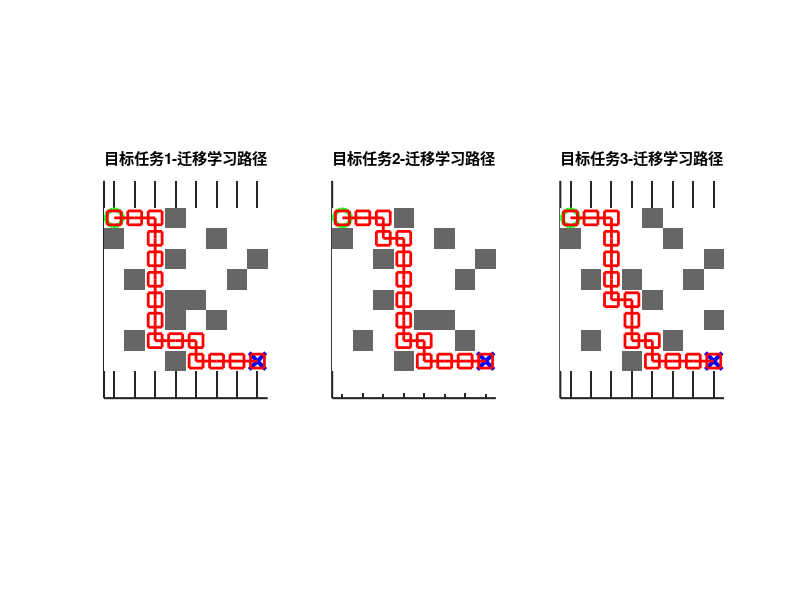
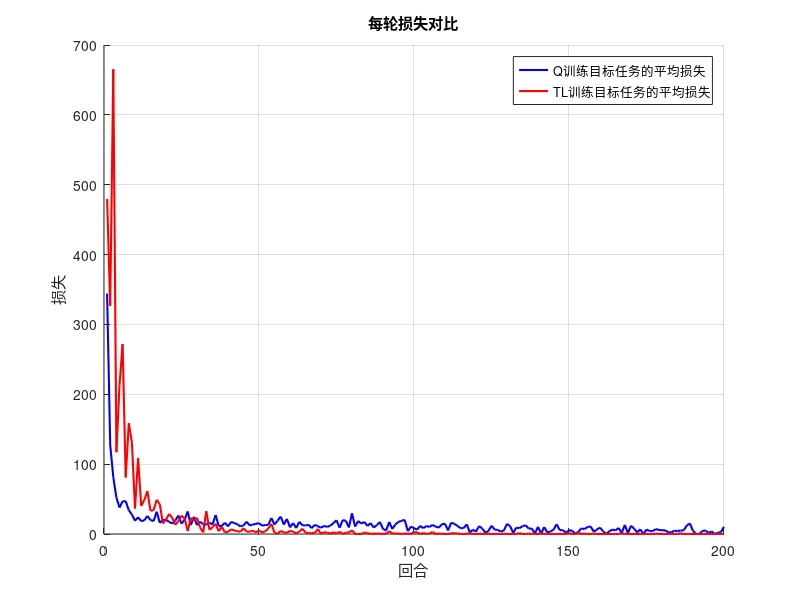
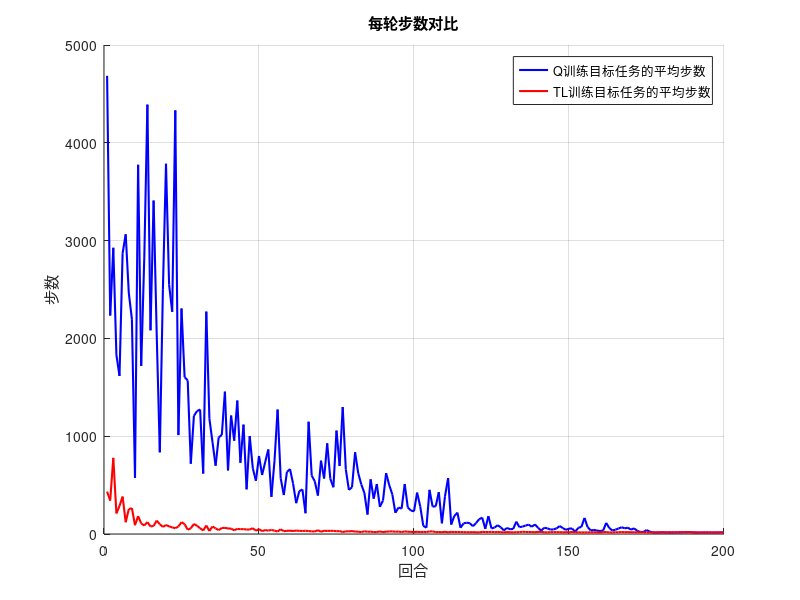

Source code (MATLAB) for these figures, in order: (Note: this script raises an error after producing the figures.)
% 清除工作区
clear; close all; clc;

% 设置随机数种子
rng(1);

% 定义第一个迷宫（源任务）
maze0 =[0 0 0 1 0 0 0 0;
        1 0 0 0 0 1 0 0;
        0 0 0 1 0 0 0 1;
        0 1 0 0 0 0 1 0;
        0 0 1 0 1 0 0 0;
        0 0 0 0 0 1 0 0;
        0 1 0 0 0 0 1 0;
        0 0 0 1 0 0 0 0];
% 定义第二个迷宫（目标任务1）
maze1 =[0 0 0 1 0 0 0 0;
        1 0 0 0 0 1 0 0;
        0 0 0 1 0 0 0 1;
        0 1 0 0 0 0 1 0;
        0 0 0 1 1 0 0 0;
        0 0 0 1 0 1 0 0;
        0 1 0 0 0 0 0 0;
        0 0 0 1 0 0 0 0];
% 定义第三个迷宫（目标任务2）
maze2 =[0 0 0 1 0 0 0 0;
        1 0 0 0 0 1 0 0;
        0 0 1 0 0 0 0 1;
        0 0 0 0 0 0 1 0;
        0 0 1 0 0 0 0 0;
        0 0 0 0 1 1 0 0;
        0 1 0 0 0 0 1 0;
        0 0 0 1 0 0 0 0];
% 定义第四个迷宫（目标任务3）
maze3 =[0 0 0 0 1 0 0 0;
        1 0 0 0 0 1 0 0;
        0 0 0 0 0 0 0 1;
        0 1 0 1 0 0 1 0;
        0 0 0 0 1 0 0 0;
        0 0 0 0 0 0 0 1;
        0 1 0 0 0 1 0 0;
        0 0 0 1 0 0 0 0];

numRows0 = size(maze0, 1);
numCols0 = size(maze0, 2);
numStates0 = numRows0 * numCols0;

numRows1 = size(maze1, 1);
numCols1 = size(maze1, 2);
numStates1 = numRows1 * numCols1;

%% Q-Learning 参数
numEpisodes = 200;  % 训练回合数
gamma = 0.95;         % 折扣因子
alpha = 0.2;         % 学习率
epsilon = 1;         % 探索率（初始高探索）

% 初始化 Q 表（源任务和目标任务）
Q0 = zeros(numStates0, 4); % 源任务的 Q 表
Q11 = zeros(numStates1, 4); % 目标任务1的 Q 表1
Q12 = zeros(numStates1, 4); % 目标任务1的 Q 表2
Q21 = zeros(numStates1, 4); % 目标任务2的 Q 表1
Q22 = zeros(numStates1, 4); % 目标任务2的 Q 表2
Q31 = zeros(numStates1, 4); % 目标任务3的 Q 表1
Q32 = zeros(numStates1, 4); % 目标任务3的 Q 表2

% 用于记录每轮总奖励、损失和步数
totalRewards0 = zeros(numEpisodes, 1);
totalRewards11 = zeros(numEpisodes, 1);
totalRewards12 = zeros(numEpisodes, 1);
totalRewards21 = zeros(numEpisodes, 1);
totalRewards22 = zeros(numEpisodes, 1);
totalRewards31 = zeros(numEpisodes, 1);
totalRewards32 = zeros(numEpisodes, 1);

losses0 = zeros(numEpisodes, 1);
losses11 = zeros(numEpisodes, 1);
losses12 = zeros(numEpisodes, 1);
losses21 = zeros(numEpisodes, 1);
losses22 = zeros(numEpisodes, 1);
losses31 = zeros(numEpisodes, 1);
losses32 = zeros(numEpisodes, 1);

steps0 = zeros(numEpisodes, 1);
steps11 = zeros(numEpisodes, 1);
steps12 = zeros(numEpisodes, 1);
steps21 = zeros(numEpisodes, 1);
steps22 = zeros(numEpisodes, 1);
steps31 = zeros(numEpisodes, 1);
steps32 = zeros(numEpisodes, 1);

% 定义动作
actions = [ -1, 0;  % 上
             1, 0;  % 下
             0, -1; % 左
             0, 1]; % 右

%% Q训练源任务
for episode = 1:numEpisodes
    % 初始化状态
    state = 1;  % 从(1,1)开始
    totalReward = 0; % 初始化每轮总奖励
    episodeSteps = 0; % 初始化步数
    episodeLoss = 0; % 初始化损失

    while true
        % 选择动作
        if rand < epsilon
            action = randi(4); % 探索
        else
            [~, action] = max(Q0(state, :)); % 利用
        end

        % 计算新状态
        [row, col] = ind2sub([numRows0, numCols0], state);
        newRow = row + actions(action, 1);
        newCol = col + actions(action, 2);
        
        % 检查新状态是否有效
        if newRow >= 1 && newRow <= numRows0 && newCol >= 1 && newCol <= numCols0 && maze0(newRow, newCol) == 0
            newState = sub2ind([numRows0, numCols0], newRow, newCol);
        else
            newState = state; % 如果无效，保持在当前状态
        end

        % 奖励设定
        reward = (newState == numStates0) * 20; % 到达终点奖励10
        if newState ~= state
            reward = reward - 1; % 每次有效移动给予-1的惩罚
        end
        
        totalReward = totalReward + reward; % 累加总奖励

        % 计算损失：Q值更新的变化
        loss = abs(Q0(state, action) - (reward + gamma * max(Q0(newState, :))));
        episodeLoss = episodeLoss + loss; % 累加损失
        
        % 更新 Q 值
        Q0(state, action) = Q0(state, action) + alpha * (reward + gamma * max(Q0(newState, :)) - Q0(state, action));

        % 更新状态
        state = newState;
        episodeSteps = episodeSteps + 1; % 步数加1

        if state == numStates0
            break; % 到达终点，结束回合
        end
    end
    
    totalRewards0(episode) = totalReward; % 记录每轮总奖励
    losses0(episode) = episodeLoss; % 记录每轮损失
    steps0(episode) = episodeSteps; % 记录每轮步数

    % 随着训练进展逐步减少 epsilon
    epsilon = max(0.1, epsilon * 0.99); % 保证 epsilon 不小于 0.1
end

% 打印学习到的源任务 Q 表
disp('Q训练源任务 Q表:');
disp(Q0);

%% Q训练目标任务1
for episode = 1:numEpisodes
    % 初始化状态
    state = 1;  % 从(1,1)开始
    totalReward = 0; % 初始化每轮总奖励
    episodeSteps = 0; % 初始化步数
    episodeLoss = 0; % 初始化损失
    while true
        % 选择动作
        if rand < epsilon
            action = randi(4); % 探索
        else
            [~, action] = max(Q11(state, :)); % 利用
        end

        % 计算新状态
        [row, col] = ind2sub([numRows1, numCols1], state);
        newRow = row + actions(action, 1);
        newCol = col + actions(action, 2);
        
        % 检查新状态是否有效
        if newRow >= 1 && newRow <= numRows1 && newCol >= 1 && newCol <= numCols1 && maze1(newRow, newCol) == 0
            newState = sub2ind([numRows1, numCols1], newRow, newCol);
        else
            newState = state; % 如果无效，保持在当前状态
        end

        % 奖励设定
        reward = (newState == numStates1) * 20; % 到达终点奖励10
        if newState ~= state
            reward = reward - 1; % 每次有效移动给予-1的惩罚
        end
        
        totalReward = totalReward + reward; % 累加总奖励
        
        % 计算损失：Q值更新的变化
        loss = abs(Q11(state, action) - (reward + gamma * max(Q11(newState, :))));
        episodeLoss = episodeLoss + loss; % 累加损失

        % 更新 Q 值
        Q11(state, action) = Q11(state, action) + alpha * (reward + gamma * max(Q11(newState, :)) - Q11(state, action));

        % 更新状态
        state = newState;
        episodeSteps = episodeSteps + 1; % 步数加1

        if state == numStates1
            break; % 到达终点，结束回合
        end
    end
    
    totalRewards11(episode) = totalReward; % 记录每轮总奖励
    losses11(episode) = episodeLoss; % 记录每轮损失
    steps11(episode) = episodeSteps; % 记录每轮步数

    % 随着训练进展逐步减少 epsilon
    epsilon = max(0.1, epsilon * 0.99); % 保证 epsilon 不小于 0.1
end

% 打印学习到的源任务 Q 表
disp('Q训练目标任务1 Q表:');
disp(Q11);

%% TL学习到目标任务1
% 利用源任务的 Q 表初始化目标任务的 Q 表
% 将源任务 Q 表的 Q 值根据目标任务的状态映射进行转移
Q12 = Q0;

% 训练目标任务
epsilon = 1; % 重新设置 epsilon

for episode = 1:numEpisodes
    % 初始化状态
    state = 1;  % 从(1,1)开始
    totalReward = 0; % 初始化每轮总奖励
    episodeSteps = 0; % 初始化步数
    episodeLoss = 0; % 初始化损失

    while true
        % 选择动作
        if rand < epsilon
            action = randi(4); % 探索
        else
            [~, action] = max(Q12(state, :)); % 利用
        end

        % 计算新状态
        [row, col] = ind2sub([numRows1, numCols1], state);
        newRow = row + actions(action, 1);
        newCol = col + actions(action, 2);
        
        % 检查新状态是否有效
        if newRow >= 1 && newRow <= numRows1 && newCol >= 1 && newCol <= numCols1 && maze1(newRow, newCol) == 0
            newState = sub2ind([numRows1, numCols1], newRow, newCol);
        else
            newState = state; % 如果无效，保持在当前状态
        end

        % 奖励设定
        reward = (newState == numStates1) * 20; % 到达终点奖励10
        if newState ~= state
            reward = reward - 1; % 每次有效移动给予-1的惩罚
        end
        
        totalReward = totalReward + reward; % 累加总奖励
        
        % 计算损失：Q值更新的变化
        loss = abs(Q12(state, action) - (reward + gamma * max(Q12(newState, :))));
        episodeLoss = episodeLoss + loss; % 累加损失

        % 更新 Q 值
        Q12(state, action) = Q12(state, action) + alpha * (reward + gamma * max(Q12(newState, :)) - Q12(state, action));

        % 更新状态
        state = newState;
        episodeSteps = episodeSteps + 1; % 步数加1

        if state == numStates1
            break; % 到达终点，结束回合
        end
    end
    
    totalRewards12 (episode) = totalReward; % 记录每轮总奖励
    losses12(episode) = episodeLoss; % 记录每轮损失
    steps12(episode) = episodeSteps; % 记录每轮步数

    % 随着训练进展逐步减少 epsilon
    epsilon = max(0.1, epsilon * 0.99); % 保证 epsilon 不小于 0.1
end

% 打印学习到的目标任务 Q 表
disp('TL训练目标任务1 Q表:');
disp(Q12);
 
% 从起点到终点找到最佳路径
path1 = [];
state = 1; % 从(1,1)开始
while state ~= numStates1
    path1 = [path1; state]; % 记录路径
    [~, action] = max(Q12(state, :)); % 选择最优动作
    [row, col] = ind2sub([numRows1, numCols1], state);
    newRow = row + actions(action, 1);
    newCol = col + actions(action, 2);
    state = sub2ind([numRows1, numCols1], newRow, newCol); % 更新状态
end
path1 = [path1; state]; % 添加终点

% 输出最佳路径
disp('目标任务1-最佳路径状态:');
disp(path1);

%% Q训练目标任务2
for episode = 1:numEpisodes
    % 初始化状态
    state = 1;  % 从(1,1)开始
    totalReward = 0; % 初始化每轮总奖励
    episodeSteps = 0; % 初始化步数
    episodeLoss = 0; % 初始化损失

    while true
        % 选择动作
        if rand < epsilon
            action = randi(4); % 探索
        else
            [~, action] = max(Q21(state, :)); % 利用
        end

        % 计算新状态
        [row, col] = ind2sub([numRows1, numCols1], state);
        newRow = row + actions(action, 1);
        newCol = col + actions(action, 2);
        
        % 检查新状态是否有效
        if newRow >= 1 && newRow <= numRows1 && newCol >= 1 && newCol <= numCols1 && maze2(newRow, newCol) == 0
            newState = sub2ind([numRows1, numCols1], newRow, newCol);
        else
            newState = state; % 如果无效，保持在当前状态
        end

        % 奖励设定
        reward = (newState == numStates1) * 20; % 到达终点奖励10
        if newState ~= state
            reward = reward - 1; % 每次有效移动给予-1的惩罚
        end
        
        totalReward = totalReward + reward; % 累加总奖励
        
        % 计算损失：Q值更新的变化
        loss = abs(Q21(state, action) - (reward + gamma * max(Q21(newState, :))));
        episodeLoss = episodeLoss + loss; % 累加损失

        % 更新 Q 值
        Q21(state, action) = Q21(state, action) + alpha * (reward + gamma * max(Q21(newState, :)) - Q21(state, action));

        % 更新状态
        state = newState;
        episodeSteps = episodeSteps + 1; % 步数加1

        if state == numStates1
            break; % 到达终点，结束回合
        end
    end
    
    totalRewards21(episode) = totalReward; % 记录每轮总奖励
    losses21(episode) = episodeLoss; % 记录每轮损失
    steps21(episode) = episodeSteps; % 记录每轮步数

    % 随着训练进展逐步减少 epsilon
    epsilon = max(0.1, epsilon * 0.99); % 保证 epsilon 不小于 0.1
end

% 打印学习到的源任务 Q 表
disp('Q训练目标任务2 Q表:');
disp(Q21);

%% 迁移学习到目标任务2
% 利用源任务的 Q 表初始化目标任务的 Q 表
% 将源任务 Q 表的 Q 值根据目标任务的状态映射进行转移
Q22 = Q0;

% 训练目标任务
epsilon = 1; % 重新设置 epsilon

for episode = 1:numEpisodes
    % 初始化状态
    state = 1;  % 从(1,1)开始
    totalReward = 0; % 初始化每轮总奖励
    episodeSteps = 0; % 初始化步数
    episodeLoss = 0; % 初始化损失

    while true
        % 选择动作
        if rand < epsilon
            action = randi(4); % 探索
        else
            [~, action] = max(Q22(state, :)); % 利用
        end

        % 计算新状态
        [row, col] = ind2sub([numRows1, numCols1], state);
        newRow = row + actions(action, 1);
        newCol = col + actions(action, 2);
        
        % 检查新状态是否有效
        if newRow >= 1 && newRow <= numRows1 && newCol >= 1 && newCol <= numCols1 && maze2(newRow, newCol) == 0
            newState = sub2ind([numRows1, numCols1], newRow, newCol);
        else
            newState = state; % 如果无效，保持在当前状态
        end

        % 奖励设定
        reward = (newState == numStates1) * 20; % 到达终点奖励10
        if newState ~= state
            reward = reward - 1; % 每次有效移动给予-1的惩罚
        end
        
        totalReward = totalReward + reward; % 累加总奖励
        
        % 计算损失：Q值更新的变化
        loss = abs(Q22(state, action) - (reward + gamma * max(Q22(newState, :))));
        episodeLoss = episodeLoss + loss; % 累加损失

        % 更新 Q 值
        Q22(state, action) = Q22(state, action) + alpha * (reward + gamma * max(Q22(newState, :)) - Q22(state, action));

        % 更新状态
        state = newState;
        episodeSteps = episodeSteps + 1; % 步数加1

        if state == numStates1
            break; % 到达终点，结束回合
        end
    end
    
    totalRewards22 (episode) = totalReward; % 记录每轮总奖励
    losses22(episode) = episodeLoss; % 记录每轮损失
    steps22(episode) = episodeSteps; % 记录每轮步数

    % 随着训练进展逐步减少 epsilon
    epsilon = max(0.1, epsilon * 0.99); % 保证 epsilon 不小于 0.1
end

% 打印学习到的目标任务 Q 表
disp('TL训练目标任务2 Q表:');
disp(Q22);
 
% 从起点到终点找到最佳路径
path2 = [];
state = 1; % 从(1,1)开始
while state ~= numStates1
    path2 = [path2; state]; % 记录路径
    [~, action] = max(Q22(state, :)); % 选择最优动作
    [row, col] = ind2sub([numRows1, numCols1], state);
    newRow = row + actions(action, 1);
    newCol = col + actions(action, 2);
    state = sub2ind([numRows1, numCols1], newRow, newCol); % 更新状态
end
path2 = [path2; state]; % 添加终点

% 输出最佳路径
disp('目标任务2-最佳路径状态:');
disp(path2);

%% Q训练目标任务3
for episode = 1:numEpisodes
    % 初始化状态
    state = 1;  % 从(1,1)开始
    totalReward = 0; % 初始化每轮总奖励
    episodeSteps = 0; % 初始化步数
    episodeLoss = 0; % 初始化损失

    while true
        % 选择动作
        if rand < epsilon
            action = randi(4); % 探索
        else
            [~, action] = max(Q31(state, :)); % 利用
        end

        % 计算新状态
        [row, col] = ind2sub([numRows1, numCols1], state);
        newRow = row + actions(action, 1);
        newCol = col + actions(action, 2);
        
        % 检查新状态是否有效
        if newRow >= 1 && newRow <= numRows1 && newCol >= 1 && newCol <= numCols1 && maze3(newRow, newCol) == 0
            newState = sub2ind([numRows1, numCols1], newRow, newCol);
        else
            newState = state; % 如果无效，保持在当前状态
        end

        % 奖励设定
        reward = (newState == numStates1) * 20; % 到达终点奖励10
        if newState ~= state
            reward = reward - 1; % 每次有效移动给予-1的惩罚
        end
        
        totalReward = totalReward + reward; % 累加总奖励
        
        % 计算损失：Q值更新的变化
        loss = abs(Q31(state, action) - (reward + gamma * max(Q31(newState, :))));
        episodeLoss = episodeLoss + loss; % 累加损失

        % 更新 Q 值
        Q31(state, action) = Q31(state, action) + alpha * (reward + gamma * max(Q31(newState, :)) - Q31(state, action));

        % 更新状态
        state = newState;
        episodeSteps = episodeSteps + 1; % 步数加1

        if state == numStates1
            break; % 到达终点，结束回合
        end
    end
    
    totalRewards31(episode) = totalReward; % 记录每轮总奖励
    losses31(episode) = episodeLoss; % 记录每轮损失
    steps31(episode) = episodeSteps; % 记录每轮步数

    % 随着训练进展逐步减少 epsilon
    epsilon = max(0.1, epsilon * 0.99); % 保证 epsilon 不小于 0.1
end

% 打印学习到的源任务 Q 表
disp('Q训练目标任务3 Q表:');
disp(Q31);

%% 迁移学习到目标任务3
% 利用源任务的 Q 表初始化目标任务的 Q 表
% 将源任务 Q 表的 Q 值根据目标任务的状态映射进行转移
Q32 = Q0;

% 训练目标任务
epsilon = 1; % 重新设置 epsilon

for episode = 1:numEpisodes
    % 初始化状态
    state = 1;  % 从(1,1)开始
    totalReward = 0; % 初始化每轮总奖励
    episodeSteps = 0; % 初始化步数
    episodeLoss = 0; % 初始化损失

    while true
        % 选择动作
        if rand < epsilon
            action = randi(4); % 探索
        else
            [~, action] = max(Q32(state, :)); % 利用
        end

        % 计算新状态
        [row, col] = ind2sub([numRows1, numCols1], state);
        newRow = row + actions(action, 1);
        newCol = col + actions(action, 2);
        
        % 检查新状态是否有效
        if newRow >= 1 && newRow <= numRows1 && newCol >= 1 && newCol <= numCols1 && maze3(newRow, newCol) == 0
            newState = sub2ind([numRows1, numCols1], newRow, newCol);
        else
            newState = state; % 如果无效，保持在当前状态
        end

        % 奖励设定
        reward = (newState == numStates1) * 20; % 到达终点奖励10
        if newState ~= state
            reward = reward - 1; % 每次有效移动给予-1的惩罚
        end
        
        totalReward = totalReward + reward; % 累加总奖励
        
        % 计算损失：Q值更新的变化
        loss = abs(Q32(state, action) - (reward + gamma * max(Q32(newState, :))));
        episodeLoss = episodeLoss + loss; % 累加损失

        % 更新 Q 值
        Q32(state, action) = Q32(state, action) + alpha * (reward + gamma * max(Q32(newState, :)) - Q32(state, action));

        % 更新状态
        state = newState;
        episodeSteps = episodeSteps + 1; % 步数加1

        if state == numStates1
            break; % 到达终点，结束回合
        end
    end
    
    totalRewards32 (episode) = totalReward; % 记录每轮总奖励
    losses32(episode) = episodeLoss; % 记录每轮损失
    steps32(episode) = episodeSteps; % 记录每轮步数

    % 随着训练进展逐步减少 epsilon
    epsilon = max(0.1, epsilon * 0.99); % 保证 epsilon 不小于 0.1
end

% 打印学习到的目标任务 Q 表
disp('TL训练目标任务3 Q表:');
disp(Q32);
 
% 从起点到终点找到最佳路径
path3 = [];
state = 1; % 从(1,1)开始
while state ~= numStates1
    path3 = [path3; state]; % 记录路径
    [~, action] = max(Q32(state, :)); % 选择最优动作
    [row, col] = ind2sub([numRows1, numCols1], state);
    newRow = row + actions(action, 1);
    newCol = col + actions(action, 2);
    state = sub2ind([numRows1, numCols1], newRow, newCol); % 更新状态
end
path3 = [path3; state]; % 添加终点

% 输出最佳路径
disp('目标任务3-最佳路径状态:');
disp(path3);

%% 可视化小人走迷宫路径（修改后版本）
% 创建一个包含3个子图的图形窗口
figure('Position', [200 200 1200 400]); % 调整窗口大小

% 子图1：目标任务1的迷宫路径
subplot(1, 3, 1);
hold on;
% 绘制迷宫（0=白色通路，1=灰色障碍物）
maze_img = maze1;
maze_img(end,end) = 0; % 确保终点不被显示为障碍物
imagesc(maze_img);
colormap(gca, [1 1 1; 0.4 0.4 0.4]); % 设置颜色映射
axis equal tight;
set(gca, 'YDir', 'reverse', 'XTick', 1:numCols1, 'YTick', 1:numRows1, ...
         'XTickLabel', [], 'YTickLabel', [], 'GridAlpha', 1, 'LineWidth', 1.5);
grid on;

% 绘制起点和终点
plot(1, 1, 'go', 'MarkerSize', 12, 'LineWidth', 3);  % 绿色起点
plot(numCols1, numRows1, 'bx', 'MarkerSize', 12, 'LineWidth', 3);  % 蓝色终点

% 绘制路径并连接相邻点
if length(path1) > 1
    path_x = zeros(length(path1), 1);
    path_y = zeros(length(path1), 1);
    for i = 1:length(path1)
        [row, col] = ind2sub([numRows1, numCols1], path1(i));
        path_x(i) = col;
        path_y(i) = row;
    end
    plot(path_x, path_y, 'r-', 'LineWidth', 2); % 连接路径点的红线
    plot(path_x, path_y, 'rs', 'MarkerSize', 10, 'LineWidth', 2); % 路径点标记
end

title('目标任务1-迁移学习路径');
hold off;

% 子图2：目标任务2的迷宫路径（相同格式修改）
subplot(1, 3, 2);
hold on;
maze_img = maze2;
maze_img(end,end) = 0;
imagesc(maze_img);
colormap(gca, [1 1 1; 0.4 0.4 0.4]);
axis equal tight;
set(gca, 'YDir', 'reverse', 'XTick', 1:numCols1, 'YTick', 1:numRows1, ...
         'XTickLabel', [], 'YTickLabel', [], 'GridAlpha', 1, 'LineWidth', 1.5);


% 绘制起点和终点
plot(1, 1, 'go', 'MarkerSize', 12, 'LineWidth', 3);
plot(numCols1, numRows1, 'bx', 'MarkerSize', 12, 'LineWidth', 3);

% 绘制路径并连接相邻点
if length(path2) > 1
    path_x = zeros(length(path2), 1);
    path_y = zeros(length(path2), 1);
    for i = 1:length(path2)
        [row, col] = ind2sub([numRows1, numCols1], path2(i));
        path_x(i) = col;
        path_y(i) = row;
    end
    plot(path_x, path_y, 'r-', 'LineWidth', 2);
    plot(path_x, path_y, 'rs', 'MarkerSize', 10, 'LineWidth', 2);
end

title('目标任务2-迁移学习路径');
hold off;

% 子图3：目标任务3的迷宫路径（相同格式修改）
subplot(1, 3, 3);
hold on;
maze_img = maze3;
maze_img(end,end) = 0;
imagesc(maze_img);
colormap(gca, [1 1 1; 0.4 0.4 0.4]);
axis equal tight;
set(gca, 'YDir', 'reverse', 'XTick', 1:numCols1, 'YTick', 1:numRows1, ...
         'XTickLabel', [], 'YTickLabel', [], 'GridAlpha', 1, 'LineWidth', 1.5);
grid on;

% 绘制起点和终点
plot(1, 1, 'go', 'MarkerSize', 12, 'LineWidth', 3);
plot(numCols1, numRows1, 'bx', 'MarkerSize', 12, 'LineWidth', 3);

% 绘制路径并连接相邻点
if length(path3) > 1
    path_x = zeros(length(path3), 1);
    path_y = zeros(length(path3), 1);
    for i = 1:length(path3)
        [row, col] = ind2sub([numRows1, numCols1], path3(i));
        path_x(i) = col;
        path_y(i) = row;
    end
    plot(path_x, path_y, 'r-', 'LineWidth', 2);
    plot(path_x, path_y, 'rs', 'MarkerSize', 10, 'LineWidth', 2);
end

title('目标任务3-迁移学习路径');
hold off;

%% 可视化算法损失函数
figure;
hold on;

%计算目标任务1~3的Q训练损失和TL训练损失的平均值
lossesQ = (losses11 + losses21 + losses31) / 3;
lossesTL = (losses12 + losses22 + losses32) / 3;

% 绘制两条曲线，分别使用不同的颜色
plot(lossesQ, 'b', 'LineWidth', 1.5); % 'r'表示红色
plot(lossesTL, 'r', 'LineWidth', 1.5); % 'g'表示红色

%测试是否取平均
% plot(totalRewards21, 'y', 'LineWidth', 1.5); % 'y'表示黄色

% 添加标题和标签
title('每轮损失对比');
xlabel('回合');
ylabel('损失');

% 添加图例，标明不同曲线的意义legend('Q训练源任务', 'Q训练目标任务的平均', 'TL训练目标任务的平均');
legend('Q训练目标任务的平均损失', 'TL训练目标任务的平均损失');
%legend('Q训练目标任务的平均', 'TL训练目标任务的平均');

grid on;  % 显示网格
hold off; % 释放当前图形

%% 可视化每轮步数
figure;
hold on;

%计算目标任务1~3的Q训练损失和TL训练损失的平均值
stepsQ = (steps11 + steps21 + steps31) / 3;
stepsTL = (steps12 + steps22 + steps32) / 3;

% 绘制两条曲线，分别使用不同的颜色
plot(stepsQ, 'b', 'LineWidth', 1.5); % 'r'表示红色
plot(stepsTL, 'r', 'LineWidth', 1.5); % 'g'表示红色

%测试是否取平均
% plot(totalRewards21, 'y', 'LineWidth', 1.5); % 'y'表示黄色

% 添加标题和标签
title('每轮步数对比');
xlabel('回合');
ylabel('步数');

% 添加图例，标明不同曲线的意义legend('Q训练源任务', 'Q训练目标任务的平均', 'TL训练目标任务的平均');
legend('Q训练目标任务的平均步数', 'TL训练目标任务的平均步数');
%legend('Q训练目标任务的平均', 'TL训练目标任务的平均');

grid on;  % 显示网格
hold off; % 释放当前图形

%% 可视化平均总奖励
figure;
hold on;  % 保持当前图形，使得后续的曲线可以绘制在同一张图上

%计算目标任务1~3的Q训练奖励和TL训练奖励的平均值
totalRewardsQ = (totalRewards11 + totalRewards21 + totalRewards31) / 3;
totalRewardsTL = (totalRewards12 + totalRewards22 + totalRewards32) / 3;

% 绘制三条曲线，分别使用不同的颜色
plot(totalRewardsQ, 'b', 'LineWidth', 1.5); % 'b'表示蓝色
plot(totalRewardsTL, 'r', 'LineWidth', 1.5); % 'r'表示红色

%测试是否取平均
% plot(totalRewards21, 'y', 'LineWidth', 1.5); % 'y'表示黄色

% 添加标题和标签
title('每轮总奖励对比');
xlabel('回合');
ylabel('总奖励');

% 添加图例，标明不同曲线的意义legend('Q训练源任务', 'Q训练目标任务的平均', 'TL训练目标任务的平均');
legend('Q训练目标任务的平均总奖励', 'TL训练目标任务的平均总奖励');
%legend('Q训练目标任务的平均', 'TL训练目标任务的平均');

grid on;  % 显示网格
hold off; % 释放当前图形

%% 可视化AUC

% 计算曲线下面积并绘制柱状图
AUC1 = trapz(totalRewardsQ-6); % 使用梯形积分计算面积
AUC2 = trapz(totalRewardsTL-6); % 使用梯形积分计算另一个面积

% 计算 AUC（0~0.5~1）
AUC1 = (160000-abs(AUC1))/160000;
AUC2 = (160000-abs(AUC2))/160000;

figure;
hold on; % 保持图形，允许叠加绘制

% 绘制两组柱状图
bar(1, AUC1, 'FaceColor', 'b', 'EdgeColor', 'k'); % 第一组柱状图
bar(3, AUC2, 'FaceColor', 'r', 'EdgeColor', 'k'); % 第二组柱状图

title('曲线下面积 (AUC)');
ylabel('面积值');
set(gca, 'XTick', [1, 3], 'XTickLabel', {'Q训练目标任务的平均AUC', 'TL训练目标任务的平均AUC'}); % 设置x轴标签

% 添加AUC值文本
text(1, AUC1, sprintf('AUC = %.2f', AUC1), 'HorizontalAlignment', 'center', 'VerticalAlignment', 'bottom', 'FontSize', 10);
text(3, AUC2, sprintf('AUC = %.2f', AUC2), 'HorizontalAlignment', 'center', 'VerticalAlignment', 'bottom', 'FontSize', 10);

hold off; % 释放图形
